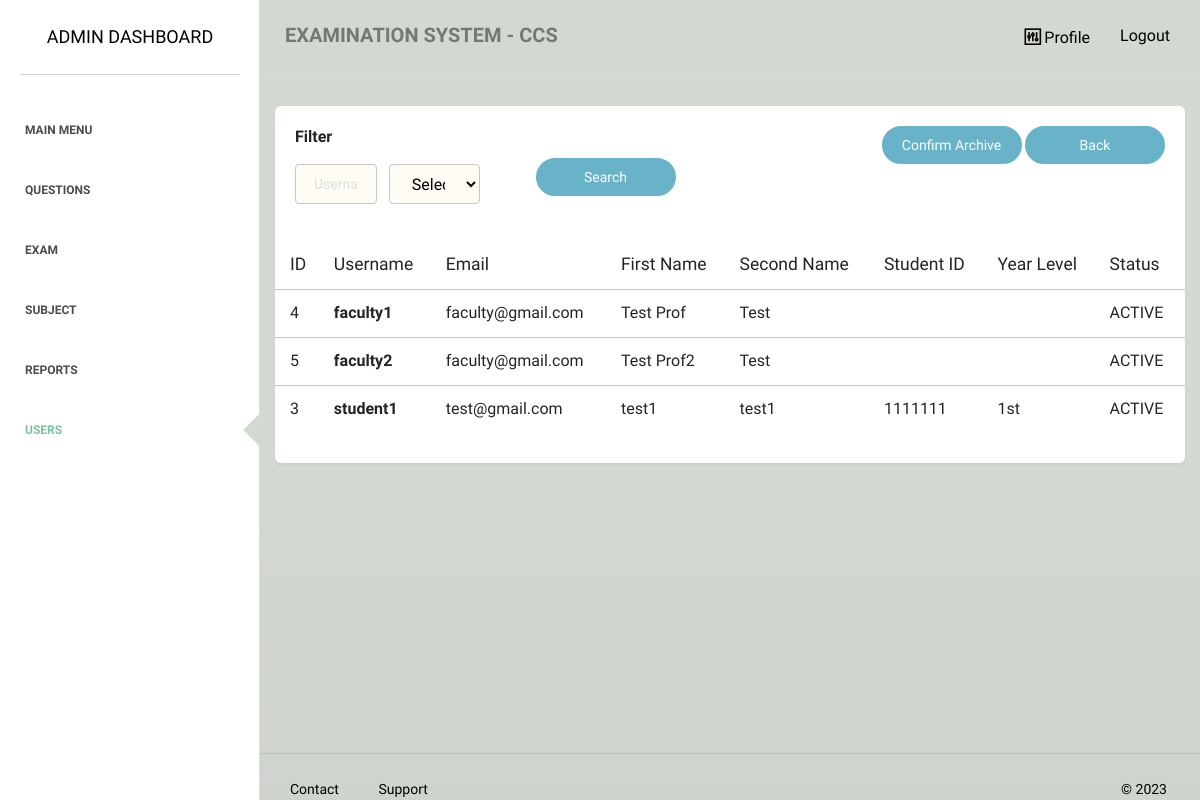
The app's page /admin/user/mark_archive.php, older data.
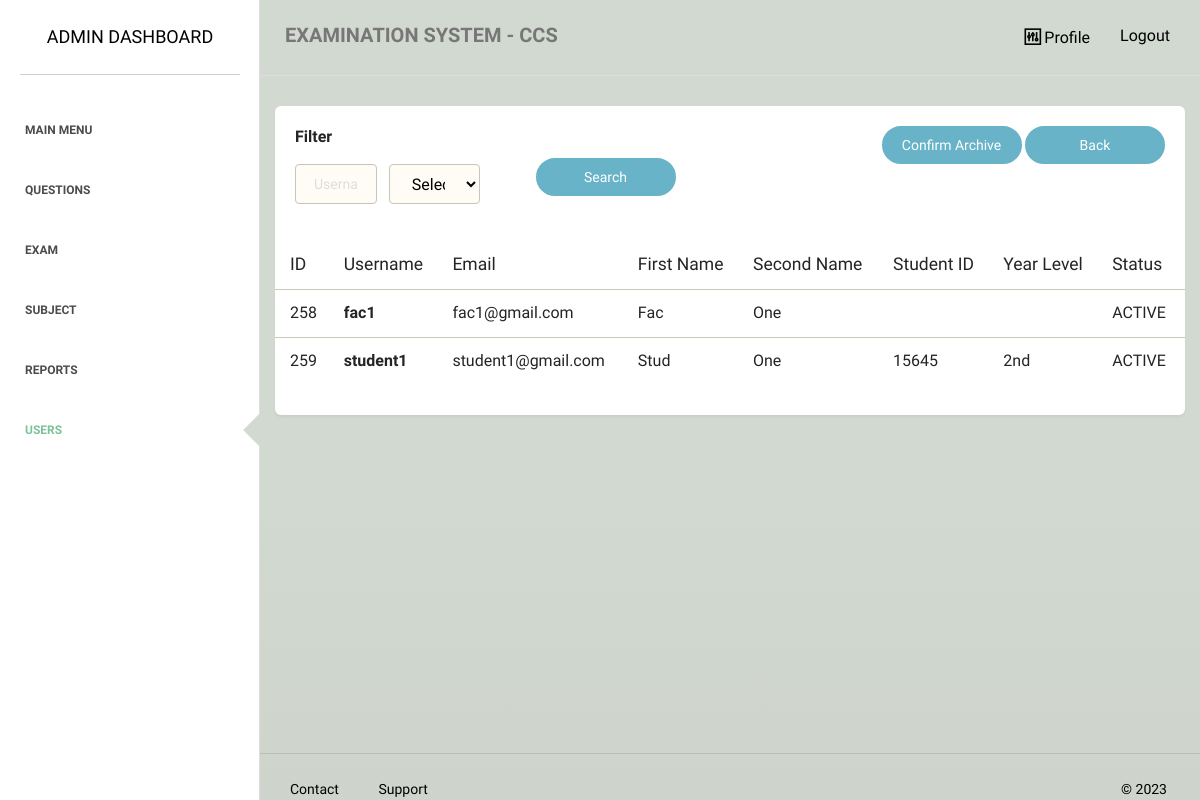
The same page, newer data.
### tables this page shows
CREATE TABLE `accounts` (
  `id` int(255) NOT NULL,
  `username` varchar(255) NOT NULL,
  `password` varchar(255) NOT NULL,
  `role` varchar(255) NOT NULL,
  `email` varchar(255) NOT NULL,
  `first_name` varchar(255) NOT NULL,
  `last_name` varchar(255) NOT NULL,
  `student_id` varchar(255) DEFAULT NULL,
  `status` varchar(50) NOT NULL,
  `list_of_subject` varchar(2000) DEFAULT NULL,
  `yearlevel` varchar(10) DEFAULT NULL
);

### admin/user/mark_archive.php (the view, shortened to what the changed rows need)
<?php
require_once "../../dbconnect.php";
$search1 = $_GET['search1'] ?? '';
$search2 = $_GET['username'] ?? '';
if ($search1 && $search2) {
    $statement = $pdo->prepare('SELECT * FROM accounts WHERE role like :role or username like :username and status = "active"');
    $statement->bindValue(':role', "%$search1%");
    $statement->bindValue(':username', "%$search2%");
} elseif ($search1 && empty($search2)) {
    $statement = $pdo->prepare('SELECT * FROM accounts WHERE role like :role and status = "active"');
    $statement->bindValue(':role', "%$search1%");
} elseif ($search2 && empty($search1)) {
    $statement = $pdo->prepare('SELECT * FROM accounts WHERE username like :username and status = "active"');
    $statement->bindValue(':username', "%$search2%");
}
else {
    $statement = $pdo->prepare('SELECT * FROM accounts where role != "admin" and status = "active" order by student_id asc');
}
$statement->execute();
$procdata = $statement->fetchAll(PDO::FETCH_ASSOC);
?>
<!doctype html>
<html lang="en">
<head>
    <link href="../../assets/css/main.css" rel="stylesheet" />
    <link href="../../assets/css/animate.css" rel="stylesheet"/>
    <link href="../../assets/css/paper-dashboard.css" rel="stylesheet"/>
    <link href="../../assets/css/demo.css" rel="stylesheet" />
    <link href="http://maxcdn.bootstrapcdn.com/font-awesome/latest/css/font-awesome.min.css" rel="stylesheet">
    <link href="../../assets/css/themify-icons.css" rel="stylesheet">
</head>
<body>
<div class="wrapper">
    <div class="main-panel">
        <div class="content">
            <div class="container-fluid">
                <div class="row">
                    <div class="">
                        <div class="card ">
                            <div class="content table-responsive table-full-width">
                                <table class="table">
                                    <thead>
                                        <th>ID</th>
                                    	<th>Username</th>
                                    	<th>Email</th>
                                    	<th>First Name</th>
                                    	<th>Second Name</th>
                                    	<th>Student ID</th>
                                    	<th>Year Level</th>
                                    	<th>Status</th>
                                    </thead>
                                    <tbody>
                                        <?php foreach ($procdata as $i => $item): ?>
                                        <tr>
                                        	<td style="font-size:medium;"><?php echo $item['id']; ?></td>
                                        	<td style="font-size:medium;"><b><?php echo $item['username']; ?></b></td>
                                        	<td style="font-size:medium;"><?php echo $item['email']; ?></td>
                                        	<td style="font-size:medium;"><?php echo $item['first_name']; ?></td>
                                        	<td style="font-size:medium;"><?php echo $item['last_name']; ?></td>
                                            <td style="font-size:medium;"><?php echo $item['student_id']; ?></td>
                                            <td style="font-size:medium;"><?php echo $item['yearlevel']; ?></td>
                                        	<td style="font-size:medium;"><?php echo strtoupper($item['status']); ?></td>
                                        </tr>
                                        <?php endforeach;?>
                                    </tbody>
                                </table>
                            </div>
                        </div>
                    </div>
                </div>
            </div>
        </div>
    </div>
</div>
</body>
</html>

Row changes from the older to the newer data that the page shows:
removed accounts: id "4", username "faculty1", email "faculty@gmail.com", first_name "Test Prof", last_name "Test", status "ACTIVE"
removed accounts: id "5", username "faculty2", email "faculty@gmail.com", first_name "Test Prof2", last_name "Test", status "ACTIVE"
removed accounts: id "3", username "student1", email "test@gmail.com", first_name "test1", last_name "test1", student "1111111", yearlevel "1st", status "ACTIVE"
added accounts: id "258", username "fac1", email "fac1@gmail.com", first_name "Fac", last_name "One", status "ACTIVE"
added accounts: id "259", username "student1", email "student1@gmail.com", first_name "Stud", last_name "One", student "15645", yearlevel "2nd", status "ACTIVE"
